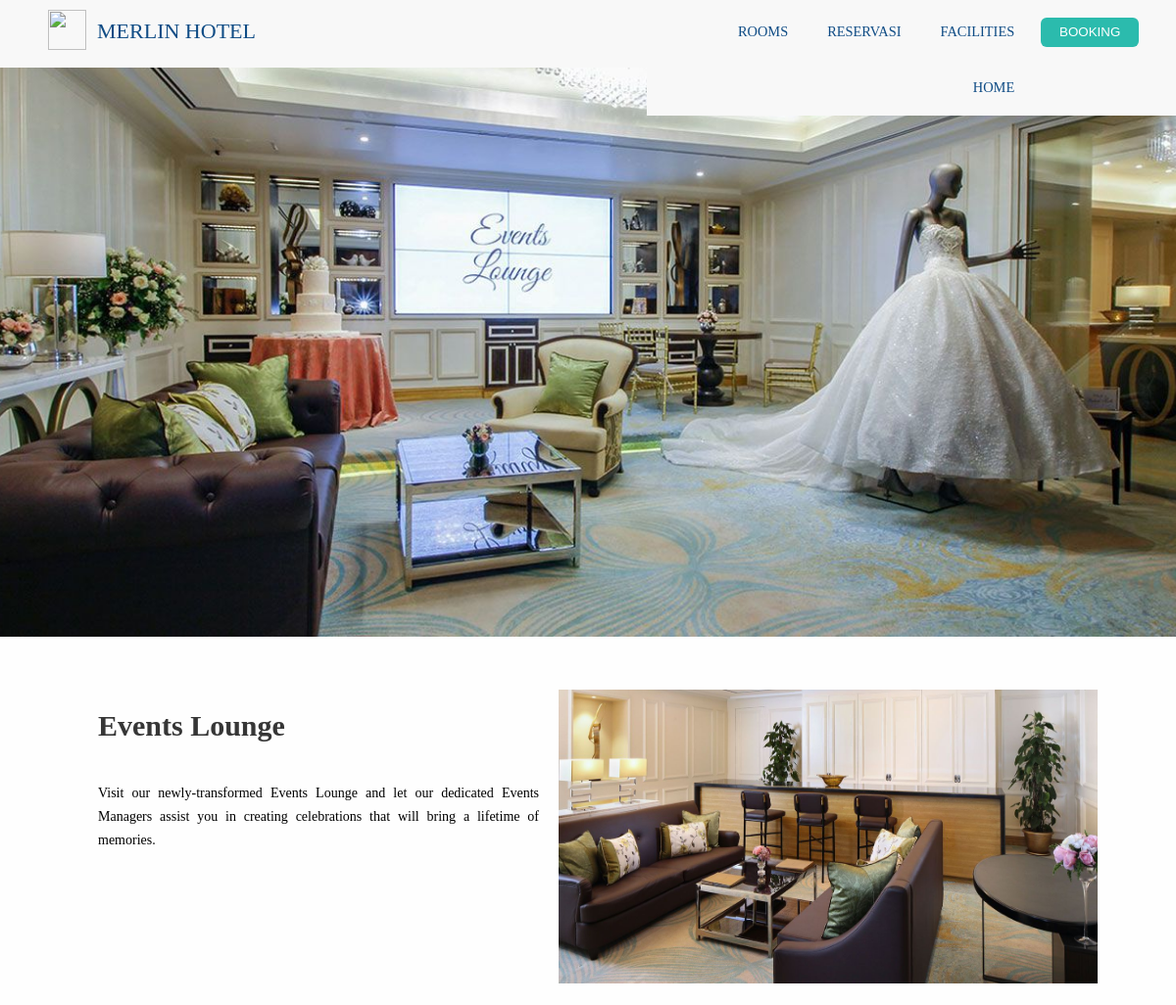
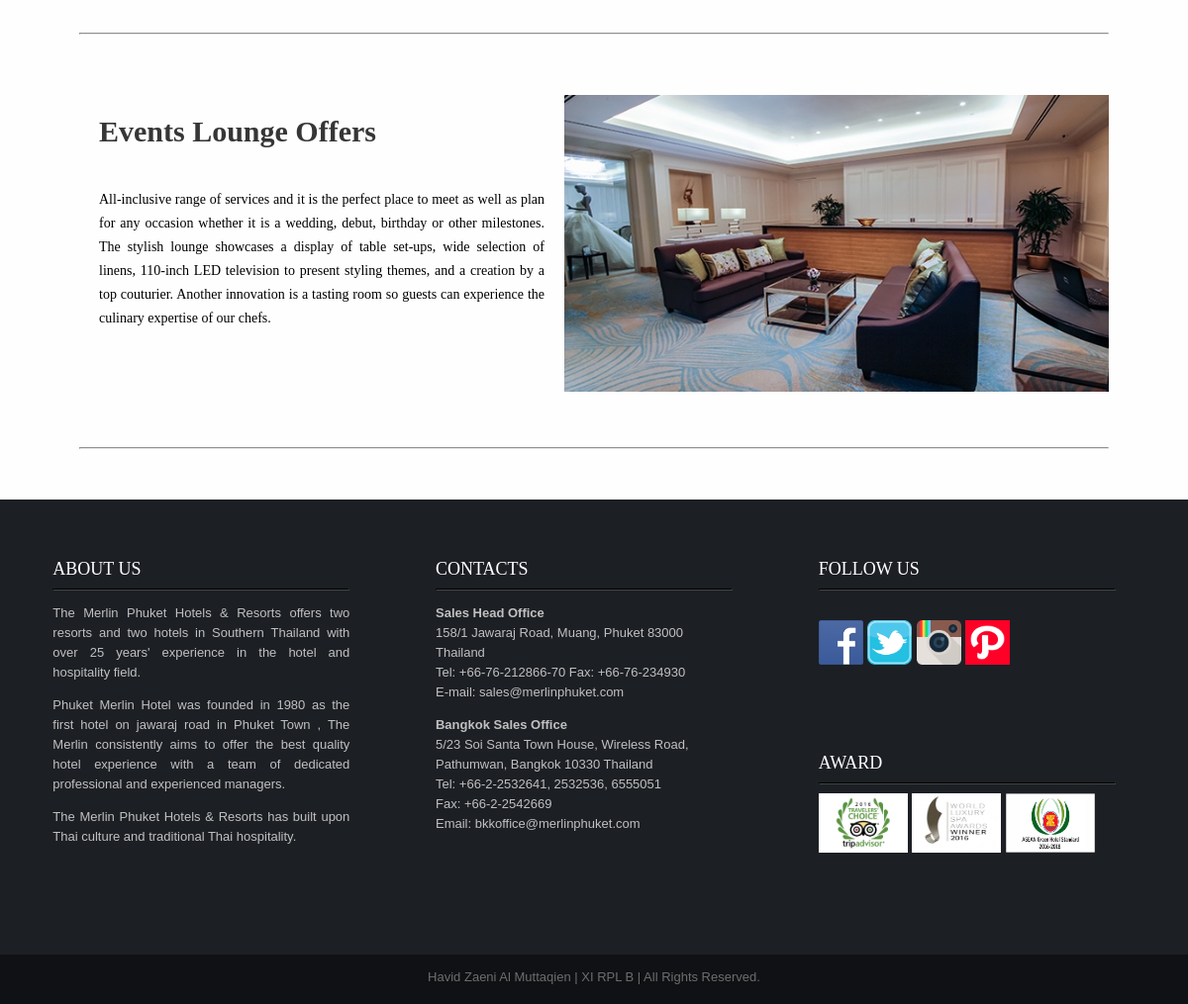
Page /halaman/event.php on the committed database (2 pictures, top to bottom).
### tables this page shows
CREATE TABLE `event` (
  `id` int(11) NOT NULL,
  `judul` varchar(50) NOT NULL,
  `isi` text NOT NULL,
  `gambar` text NOT NULL
);

### halaman/event.php (the view, shortened to what this page needs)
<!DOCTYPE html>
<html>
<head>
	<link rel="stylesheet" type="text/css" href="oke.css">
</head>
<body>
	<div id="header">
		<div id="navigasi">
			<nav>
 				<ul>
 					<li><li><a href="reservasi.php"> <button class="book">
 					BOOKING
 				</button>
 			</a></li>
 				<li><a href="facilities.php">FACILITIES</a></li>
 				<li><a href="reservasi.php">RESERVASI</a></li>
 				<li><a href="room.php">ROOMS</a></li>
 				<li><a href="../home.php">HOME</a></li>
 				</ul>
 			</nav>
		</div>
<div id= "icon">
			<a href ="../home.php">MERLIN HOTEL</a>
		</div>
		<div id="icon1">
			<a href="../home.php"><img src="icon/icon.png" height="41px" width="39px"></a>
		</div>
	</div>
<div id="gambar">
</div>
<?php
$result=mysql_query('SELECT * FROM event');
while ($row=mysql_fetch_array($result,MYSQL_ASSOC))
	echo "
	<div id=content1>
		<br><br>
	<div id=content2>
		<h4 class=judul>".$row['judul']."</h4> <img src=gambar/".$row['gambar']." width=550px height=300px class=miring>
			<div class=isi>
		<p align=justify> ".$row['isi']."<p>
		</div><br><br><br><br>
		<hr class= garis>";
?>
</div>
<br><br>
<div class="footer1">
			<div class="contact1">
				ABOUT US
				<hr>
				<p class="about" align="justify">
					The Merlin Phuket Hotels & Resorts offers two resorts and two hotels in Southern Thailand with over 25 years' experience in the hotel and hospitality field.
				</p>
				<p class="about" align="justify">
					Phuket Merlin Hotel was founded in 1980 as the first hotel on jawaraj road in Phuket Town , The Merlin consistently aims to offer the best quality hotel experience with a team of dedicated professional and experienced managers.
				</p>
				<p class="about" align="justify">
					The Merlin Phuket Hotels & Resorts has built upon Thai culture and traditional Thai hospitality.
				</p>
			</div>
			<div class="contact1">
				CONTACTS
				<hr>
			<p class="about">
				<strong>
					Sales Head Office
				</strong>
				<br class="about">
				158/1 Jawaraj Road, Muang, Phuket 83000 Thailand
				<br class="about">
				Tel: +66-76-212866-70 Fax: +66-76-234930
				<br class="about">
				E-mail: sales@merlinphuket.com
			</p>
			<p class="about">
				<strong>
					Bangkok Sales Office
				</strong>
				<br class="about">
				5/23 Soi Santa Town House, Wireless Road, Pathumwan, Bangkok 10330 Thailand
				<br class="about">
				Tel: +66-2-2532641, 2532536, 6555051
				<br class="about">
				Fax: +66-2-2542669
				<br class="about">
				Email: bkkoffice@merlinphuket.com
			</p>
			</div>
			<div class="contact1">
				FOLLOW US
				<hr>
				<br class="about">
				<a href ="https://web.facebook.com/merlinresort/?_rdc=1&_rdr"><img src = "gambar/fb.png" height= "45px" width="45px" class="hover"></a>
				<a href="https://twitter.com/MerlinPhuket/"><img src = "gambar/twitter.png" height = "45px" width="45px" class="hover"></a>
				<a href="https://www.instagram.com/explore/locations/1646721/"><img src = "gambar/instagram1.png" height = "45px" width="45px" class="hover"></a>
				<a href="https://www.pinterest.com/merlinphuket/"><img src = "gambar/path.png" height = "45px" width="45px" class="hover"></a>
				<div class="award">
				<br><br><br><br>
				AWARD
				<hr>
				 <img src="gambar/ta.png" width="90px" height="60px">
				 <img src="gambar/spa.jpg" width="90px" height="60px">
				 <img src="gambar/asean.jpg" width="90px" height="60px">
				 	</div>
			</div>
</div>
<div id="footer2">
				<br> Havid Zaeni Al Muttaqien | XI RPL B | All Rights Reserved.
			</div>
</body>
</html>

### halaman/oke.css (style rules this page uses)
body { font-family: tahoma, serif; font-size: 0.9em; text-align: center; background: #fefefe; margin :auto; }
#header { height: 79px; width: 100%; background-color: #f8f8f8; margin-top: -10px; position: fixed; z-index: 100; }
nav { text-align: center; width: 45%; font-family: tahoma,serif; float: right; }
nav ul { background:#F8F8F8; padding: 0 20px; list-style: none; position: relative; display: inline-table; width: 93%; }
nav ul li { float:right; }
nav ul li a { display: block; padding: 20px; color: #0F4C85; text-decoration: none; }
a { color: #0F4C85; text-decoration: none; }
#icon { display: block; padding-left: 80px; padding-top: 27px ; background: #f8f8f8; width: 200px; height: 39px; text-decoration-style: none; color: #00305B; font: normal normal normal 22px/1.4em 'noticia text',serif; }
#icon1 { left: 49px; position: absolute; top: 20px; }
.footer1 { display: flex; display: -webkit-flex; background-color: #1C1F24; padding: 30px; padding-left: 10px; margin-top: 10px; height: 400px; justify-content: space-around; }
.contact1 { width: 300px; height: 370px; margin: 30px; color : white; font-family: 'Raleway'; font-size: 18px; text-align: left; }
hr { border-color: #454647; }
#gambar { background-image: url(gambar/events1.jpg); background-position: center; background-repeat: no-repeat; background-size: cover; height: 650px; }
#content1 { height: 700px; width: 100%; }
.miring { float: right; margin-right: 60px; padding: 20px; }
.isi { font-size: 14px; line-height: 24px; margin-left: 50px; padding-top: 100px; width: 500px; height: 200px; padding-left: 50px; }
.judul { color: #363636; font-family:'open-sans' ; float: left; padding-left: 100px; font-size:30px; padding-top: 0px line-height:24px; }
button { background: #13c631; width: 150px; height: 40px; margin-top : 20px; margin-left: 300px; border-radius: 50px; color: white; }
.book { padding: 0px; margin-left : -13px; width: 100px; height: 30px; border: 0; margin-top: -11px; background:#2BBBAD; border-radius: 6px; color: white; }
.garis { margin-left: 80px; margin-right: 80px; border-color: #e5e5e5; }
.about { color: #c1c0c0; font-family: 'Montserrat', sans-serif; font-size: 13px; line-height: 20px; }
#footer2 { background-color: #0f1114; width: 100%; height: 50px; color: #6e6d6d; font-family: 'Montserrat',sans-serif; font-size: 13px; }

### rows in the picture
event: judul "Events Lounge", gambar (picture), isi "Visit our newly-transformed Events Lounge and let our dedicated Events Managers assist you in creating celebrations that will bring a lifetime of memories."
event: judul "Events Lounge Offers", gambar (picture), isi "All-inclusive range of services and it is the perfect place to meet as well as plan for any occasion whether it is a wedding, debut, birthday or other milestones. The stylish lounge showcases a display of table set-ups, wide selection of linens, 110-inch LED television to present styling themes, and a creation by a top couturier. Another innovation is a tasting room so guests can experience the culinary expertise of our chefs."
